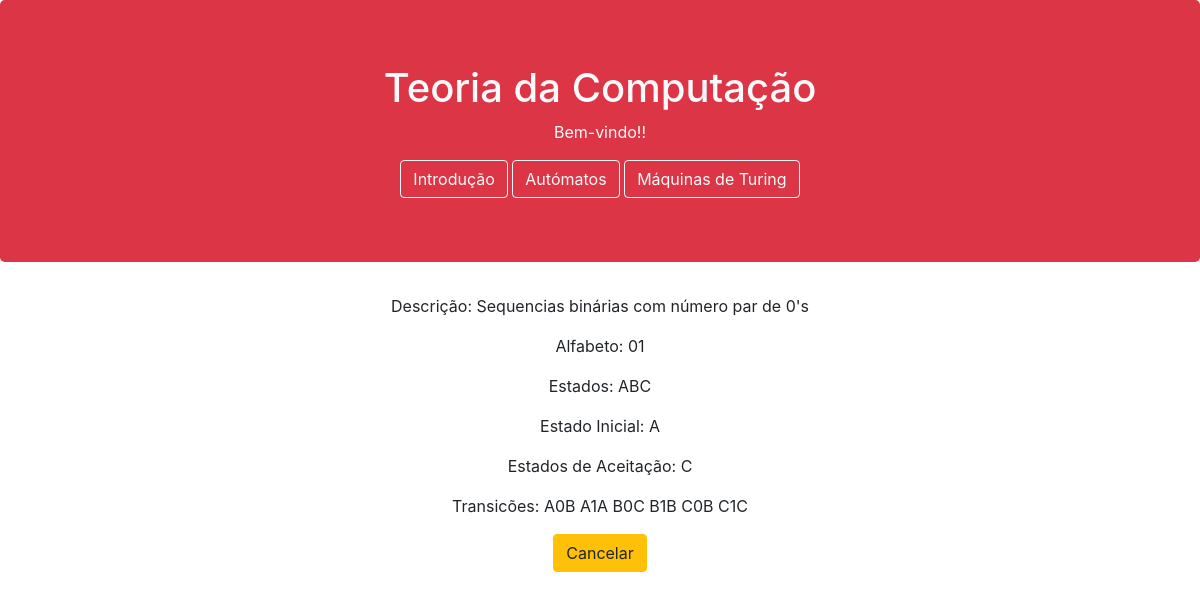
Page /detalhes/5 on the committed database.
### website/models.py (models this page shows, shortened)
class Automato(models.Model):
    descricao = models.CharField(max_length=1000)
    alfabeto = models.CharField(max_length=200)
    estados = models.CharField(max_length=200)
    estadoinicial = models.CharField(max_length=200)
    estadodeaceitacao = models.CharField(max_length=200)
    transicoes = models.CharField(max_length=8000)

### website/views.py (the view)
# urls.py: path('detalhes/<int:automato_id>', views.detalhes_page_view, name= 'detalhes'),
def detalhes_page_view(request, automato_id):
    data= {'detalhes': Automato.objects.get(id=automato_id)}
    return render(request, 'website/detalhes.html', data)

### website/templates/website/detalhes.html
{% extends 'website/base.html' %}
{% block main %}
    <p style="text-align: center">Descrição: {{ detalhes.descricao }}</p>
    <p style="text-align: center">Alfabeto: {{ detalhes.alfabeto }}</p>
    <p style="text-align: center">Estados: {{ detalhes.estados }}</p>
    <p style="text-align: center">Estado Inicial: {{ detalhes.estadoinicial }}</p>
    <p style="text-align: center">Estados de Aceitação: {{ detalhes.estadodeaceitacao }}</p>
    <p style="text-align: center">Transicões: {{ detalhes.transicoes }}</p>
    <a href="{% url 'website:automatos' %}" role="button" class="btn btn-warning">Cancelar</a>
{% endblock %}

### rows in the picture
Automato: descricao "Sequencias binárias com número par de 0's", alfabeto "01", estados "ABC", estadoinicial "A", estadodeaceitacao "C", transicoes "A0B A1A B0C B1B C0B C1C"
